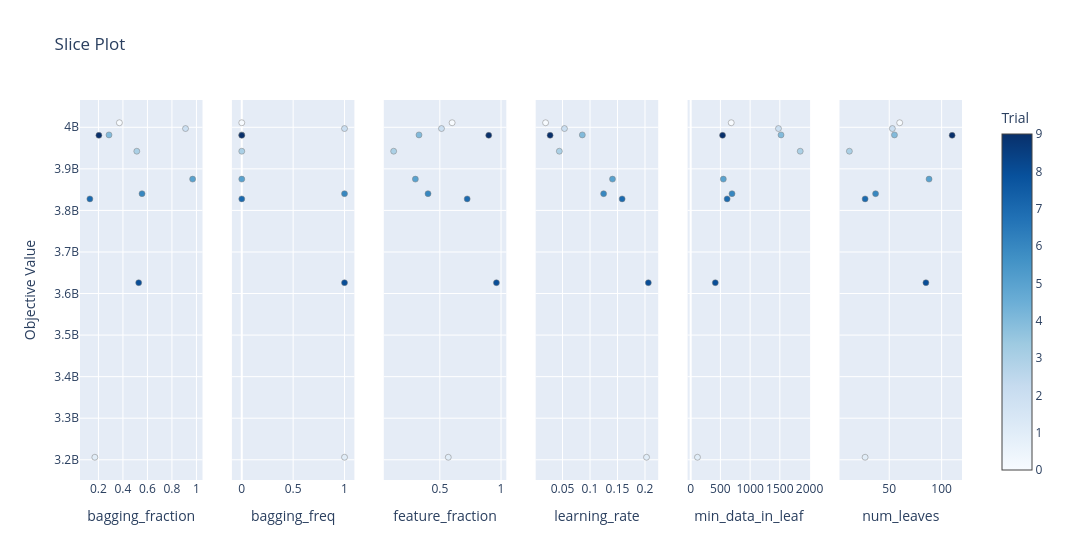

This figure's notebook cell:
### Code cell
plot_slice(study)

### Figure 1 — Plotly figure (JSON) as saved in the notebook; plotly's stock layout.template omitted (floating-point values rounded to 4 significant figures)
{"data": [{"marker": {"color": [0, 1, 2, 3, 4, 5, 6, 7, 8, 9], "colorbar": {"title": {"text": "Trial"}, "x": 1, "xpad": 40}, "colorscale": [[0, "rgb(247,251,255)"], [0.125, "rgb(222,235,247)"], [0.25, "rgb(198,219,239)"], [0.375, "rgb(158,202,225)"], [0.5, "rgb(107,174,214)"], [0.625, "rgb(66,146,198)"], [0.75, "rgb(33,113,181)"], [0.875, "rgb(8,81,156)"], [1, "rgb(8,48,107)"]], "line": {"color": "Grey", "width": 0.5}, "showscale": true}, "mode": "markers", "name": "Feasible Trial", "showlegend": false, "type": "scatter", "x": [0.3709, 0.1705, 0.9107, 0.513, 0.2861, 0.9687, 0.5557, 0.13, 0.5285, 0.2036], "xaxis": "x", "y": [4010930000, 3206060000, 3997000000.0, 3942000000.0, 3981670000, 3875300000, 3840265000, 3828000000.0, 3626000000.0, 3981000000.0], "yaxis": "y"}, {"marker": {"color": [0, 1, 2, 3, 4, 5, 6, 7, 8, 9], "colorbar": {"title": {"text": "Trial"}, "x": 1, "xpad": 40}, "colorscale": [[0, "rgb(247,251,255)"], [0.125, "rgb(222,235,247)"], [0.25, "rgb(198,219,239)"], [0.375, "rgb(158,202,225)"], [0.5, "rgb(107,174,214)"], [0.625, "rgb(66,146,198)"], [0.75, "rgb(33,113,181)"], [0.875, "rgb(8,81,156)"], [1, "rgb(8,48,107)"]], "line": {"color": "Grey", "width": 0.5}, "showscale": false}, "mode": "markers", "name": "Feasible Trial", "showlegend": false, "type": "scatter", "x": [0, 1, 1, 0, 0, 0, 1, 0, 1, 0], "xaxis": "x2", "y": [4010930000, 3206060000, 3997000000.0, 3942000000.0, 3981670000, 3875300000, 3840265000, 3828000000.0, 3626000000.0, 3981000000.0], "yaxis": "y2"}, {"marker": {"color": [0, 1, 2, 3, 4, 5, 6, 7, 8, 9], "colorbar": {"title": {"text": "Trial"}, "x": 1, "xpad": 40}, "colorscale": [[0, "rgb(247,251,255)"], [0.125, "rgb(222,235,247)"], [0.25, "rgb(198,219,239)"], [0.375, "rgb(158,202,225)"], [0.5, "rgb(107,174,214)"], [0.625, "rgb(66,146,198)"], [0.75, "rgb(33,113,181)"], [0.875, "rgb(8,81,156)"], [1, "rgb(8,48,107)"]], "line": {"color": "Grey", "width": 0.5}, "showscale": false}, "mode": "markers", "name": "Feasible Trial", "showlegend": false, "type": "scatter", "x": [0.6003, 0.5691, 0.5135, 0.1229, 0.3297, 0.3002, 0.4036, 0.7234, 0.9624, 0.8994], "xaxis": "x3", "y": [4010930000, 3206060000, 3997000000.0, 3942000000.0, 3981670000, 3875300000, 3840265000, 3828000000.0, 3626000000.0, 3981000000.0], "yaxis": "y3"}, {"marker": {"color": [0, 1, 2, 3, 4, 5, 6, 7, 8, 9], "colorbar": {"title": {"text": "Trial"}, "x": 1, "xpad": 40}, "colorscale": [[0, "rgb(247,251,255)"], [0.125, "rgb(222,235,247)"], [0.25, "rgb(198,219,239)"], [0.375, "rgb(158,202,225)"], [0.5, "rgb(107,174,214)"], [0.625, "rgb(66,146,198)"], [0.75, "rgb(33,113,181)"], [0.875, "rgb(8,81,156)"], [1, "rgb(8,48,107)"]], "line": {"color": "Grey", "width": 0.5}, "showscale": false}, "mode": "markers", "name": "Feasible Trial", "showlegend": false, "type": "scatter", "x": [0.01915, 0.2028, 0.05347, 0.0442, 0.08599, 0.1409, 0.1247, 0.1584, 0.2061, 0.02741], "xaxis": "x4", "y": [4010930000, 3206060000, 3997000000.0, 3942000000.0, 3981670000, 3875300000, 3840265000, 3828000000.0, 3626000000.0, 3981000000.0], "yaxis": "y4"}, {"marker": {"color": [0, 1, 2, 3, 4, 5, 6, 7, 8, 9], "colorbar": {"title": {"text": "Trial"}, "x": 1, "xpad": 40}, "colorscale": [[0, "rgb(247,251,255)"], [0.125, "rgb(222,235,247)"], [0.25, "rgb(198,219,239)"], [0.375, "rgb(158,202,225)"], [0.5, "rgb(107,174,214)"], [0.625, "rgb(66,146,198)"], [0.75, "rgb(33,113,181)"], [0.875, "rgb(8,81,156)"], [1, "rgb(8,48,107)"]], "line": {"color": "Grey", "width": 0.5}, "showscale": false}, "mode": "markers", "name": "Feasible Trial", "showlegend": false, "type": "scatter", "x": [682, 114, 1477, 1843, 1520, 549, 695, 613, 414, 536], "xaxis": "x5", "y": [4010930000, 3206060000, 3997000000.0, 3942000000.0, 3981670000, 3875300000, 3840265000, 3828000000.0, 3626000000.0, 3981000000.0], "yaxis": "y5"}, {"marker": {"color": [0, 1, 2, 3, 4, 5, 6, 7, 8, 9], "colorbar": {"title": {"text": "Trial"}, "x": 1, "xpad": 40}, "colorscale": [[0, "rgb(247,251,255)"], [0.125, "rgb(222,235,247)"], [0.25, "rgb(198,219,239)"], [0.375, "rgb(158,202,225)"], [0.5, "rgb(107,174,214)"], [0.625, "rgb(66,146,198)"], [0.75, "rgb(33,113,181)"], [0.875, "rgb(8,81,156)"], [1, "rgb(8,48,107)"]], "line": {"color": "Grey", "width": 0.5}, "showscale": false}, "mode": "markers", "name": "Feasible Trial", "showlegend": false, "type": "scatter", "x": [60, 27, 53, 12, 55, 88, 37, 27, 85, 110], "xaxis": "x6", "y": [4010930000, 3206060000, 3997000000.0, 3942000000.0, 3981670000, 3875300000, 3840265000, 3828000000.0, 3626000000.0, 3981000000.0], "yaxis": "y6"}], "layout": {"title": {"text": "Slice Plot"}, "width": 1800, "xaxis": {"anchor": "y", "domain": [0, 0.1389], "title": {"text": "bagging_fraction"}}, "xaxis2": {"anchor": "y2", "domain": [0.1722, 0.3111], "title": {"text": "bagging_freq"}}, "xaxis3": {"anchor": "y3", "domain": [0.3444, 0.4833], "title": {"text": "feature_fraction"}}, "xaxis4": {"anchor": "y4", "domain": [0.5167, 0.6556], "title": {"text": "learning_rate"}}, "xaxis5": {"anchor": "y5", "domain": [0.6889, 0.8278], "title": {"text": "min_data_in_leaf"}}, "xaxis6": {"anchor": "y6", "domain": [0.8611, 1], "title": {"text": "num_leaves"}}, "yaxis": {"anchor": "x", "domain": [0, 1], "title": {"text": "Objective Value"}}, "yaxis2": {"anchor": "x2", "domain": [0, 1], "matches": "y", "showticklabels": false}, "yaxis3": {"anchor": "x3", "domain": [0, 1], "matches": "y", "showticklabels": false}, "yaxis4": {"anchor": "x4", "domain": [0, 1], "matches": "y", "showticklabels": false}, "yaxis5": {"anchor": "x5", "domain": [0, 1], "matches": "y", "showticklabels": false}, "yaxis6": {"anchor": "x6", "domain": [0, 1], "matches": "y", "showticklabels": false}}}
